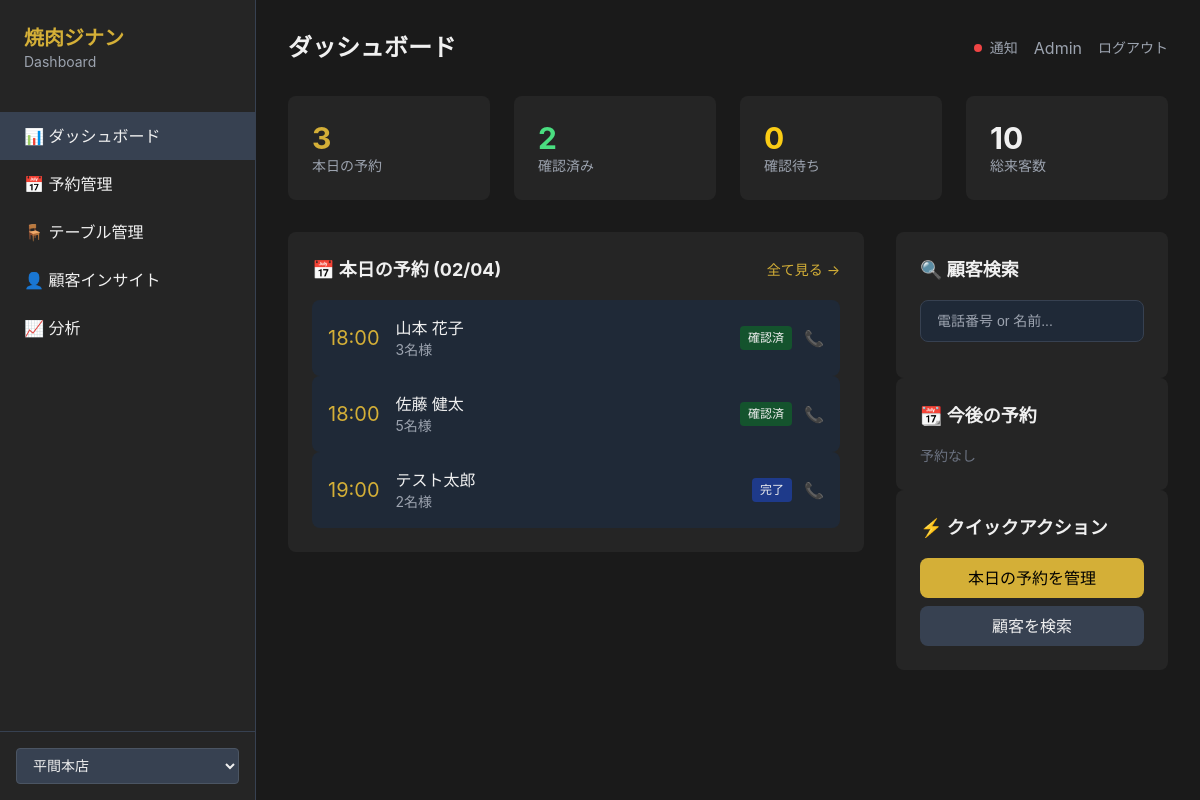
The app's page /admin/ with its own data.
### backend/app/models/booking.py (models this page shows)
class Booking(Base):
    __tablename__ = "bookings"
    id = Column(String(36), primary_key=True, default=lambda: str(uuid.uuid4()))
    branch_code = Column(String(50), nullable=False, index=True)
    branch_customer_id = Column(String(36), ForeignKey("branch_customers.id"))
    date = Column(Date, nullable=False, index=True)
    time = Column(String(5), nullable=False)  # "18:00"
    guests = Column(Integer, nullable=False)
    guest_name = Column(String(255))
    guest_phone = Column(String(20))
    guest_email = Column(String(255))
    status = Column(String(20), default=BookingStatus.PENDING.value)
    note = Column(String(1000))  # Customer request
    staff_note = Column(String(1000))  # Internal note
    source = Column(String(50), default="web")  # 'web', 'chat', 'phone'
    created_at = Column(DateTime(timezone=True), server_default=func.now())
    updated_at = Column(DateTime(timezone=True), onupdate=func.now())
    branch_customer = relationship("BranchCustomer")

### backend/app/routers/dashboard.py (the view)
@router.get("/", response_class=HTMLResponse)
async def dashboard_home(
    request: Request,
    db: AsyncSession = Depends(get_db),
    branch_code: str = Query(default="jinan"),
):
    today = date.today()
    result = await db.execute(
        select(Booking)
        .where(
            Booking.branch_code == branch_code,
            Booking.date == today
        )
        .order_by(Booking.time)
    )
    today_bookings = result.scalars().all()
    result = await db.execute(
        select(Booking)
        .where(
            Booking.branch_code == branch_code,
            Booking.date > today,
            Booking.date <= today + timedelta(days=7)
        )
        .order_by(Booking.date, Booking.time)
    )
    upcoming_bookings = result.scalars().all()
    total_guests_today = sum(b.guests for b in today_bookings)
    confirmed_count = sum(1 for b in today_bookings if b.status == "confirmed")
    pending_count = sum(1 for b in today_bookings if b.status == "pending")
    return templates.TemplateResponse("dashboard/home.html", {
        "request": request,
        "active": "home",
        "today": today,
        "today_bookings": today_bookings,
        "upcoming_bookings": upcoming_bookings,
        "stats": {
            "total_bookings": len(today_bookings),
            "total_guests": total_guests_today,
            "confirmed": confirmed_count,
            "pending": pending_count,
        },
        "branch_code": branch_code,
    })

### backend/app/database.py (called while the page is built)
async def get_db():
    async with AsyncSessionLocal() as session:
        try:
            yield session
        finally:
            await session.close()

### dashboard/templates/dashboard/home.html (shortened to what this page needs)
{% extends "base.html" %}
{% block header %}ダッシュボード{% endblock %}
{% block content %}
<div class="grid grid-cols-1 lg:grid-cols-4 gap-6 mb-8">
    <div class="card p-6">
        <div class="text-3xl font-bold text-primary">{{ stats.total_bookings }}</div>
        <div class="text-gray-400 text-sm">本日の予約</div>
    </div>
    <div class="card p-6">
        <div class="text-3xl font-bold text-green-400">{{ stats.confirmed }}</div>
        <div class="text-gray-400 text-sm">確認済み</div>
    </div>
    <div class="card p-6">
        <div class="text-3xl font-bold text-yellow-400">{{ stats.pending }}</div>
        <div class="text-gray-400 text-sm">確認待ち</div>
    </div>
    <div class="card p-6">
        <div class="text-3xl font-bold">{{ stats.total_guests }}</div>
        <div class="text-gray-400 text-sm">総来客数</div>
    </div>
</div>
<div class="grid grid-cols-1 lg:grid-cols-3 gap-8">
    <div class="lg:col-span-2">
        <div class="card p-6">
            <div class="flex justify-between items-center mb-4">
                <h3 class="text-lg font-bold">📅 本日の予約 ({{ today.strftime('%m/%d') }})</h3>
                <a href="/admin/bookings" class="text-primary text-sm hover:underline">
                    全て見る →
                </a>
            </div>
            {% if today_bookings %}
            <div class="space-y-3">
                {% for booking in today_bookings %}
                <div class="flex items-center justify-between p-4 bg-gray-800 rounded-lg hover:bg-gray-700 transition cursor-pointer"
                     hx-get="/admin/bookings/{{ booking.id }}"
                     hx-target="#modal-content"
                     hx-trigger="click"
                     onclick="document.getElementById('modal').classList.remove('hidden')">
                    <div class="flex items-center gap-4">
                        <div class="text-xl font-mono text-primary">{{ booking.time }}</div>
                        <div>
                            <div class="font-medium">{{ booking.guest_name }}</div>
                            <div class="text-sm text-gray-400">{{ booking.guests }}名様</div>
                        </div>
                    </div>
                    <div class="flex items-center gap-3">
                        {% if booking.status == 'confirmed' %}
                        <span class="px-2 py-1 bg-green-900 text-green-300 text-xs rounded">確認済</span>
                        {% elif booking.status == 'pending' %}
                        <span class="px-2 py-1 bg-yellow-900 text-yellow-300 text-xs rounded">確認待ち</span>
                        {% elif booking.status == 'completed' %}
                        <span class="px-2 py-1 bg-blue-900 text-blue-300 text-xs rounded">完了</span>
                        {% elif booking.status == 'cancelled' %}
                        <span class="px-2 py-1 bg-red-900 text-red-300 text-xs rounded">キャンセル</span>
                        {% endif %}
                        <a href="tel:{{ booking.guest_phone }}"
                           class="text-gray-400 hover:text-primary"
                           onclick="event.stopPropagation()">
                            📞
                        </a>
                    </div>
                </div>
                {% endfor %}
            </div>
            {% else %}
            <div class="text-center py-12 text-gray-500">
                <div class="text-4xl mb-2">📭</div>
                <p>本日の予約はありません</p>
            </div>
            {% endif %}
        </div>
    </div>
    <div class="space-y-6">
        <div class="card p-6">
            <h3 class="text-lg font-bold mb-4">🔍 顧客検索</h3>
            <input type="text"
                   name="q"
                   placeholder="電話番号 or 名前..."
                   class="w-full bg-gray-800 border border-gray-700 rounded-lg px-4 py-3 focus:border-primary focus:outline-none"
                   hx-get="/admin/search"
                   hx-trigger="keyup changed delay:300ms"
                   hx-target="#search-results"
                   hx-include="[name='branch_code']">
        </div>
        <div class="card p-6">
            <h3 class="text-lg font-bold mb-4">📆 今後の予約</h3>
            {% if upcoming_bookings %}
            <div class="space-y-2">
                {% for booking in upcoming_bookings[:5] %}
                <div class="flex justify-between text-sm py-2 border-b border-gray-700 last:border-0">
                    <div>
                        <span class="text-primary">{{ booking.date.strftime('%m/%d') }}</span>
                        <span class="text-gray-400">{{ booking.time }}</span>
                    </div>
                    <div>{{ booking.guest_name }} ({{ booking.guests }}名)</div>
                </div>
                {% endfor %}
            </div>
            {% else %}
            <p class="text-gray-500 text-sm">予約なし</p>
            {% endif %}
        </div>
        <div class="card p-6">
            <h3 class="text-lg font-bold mb-4">⚡ クイックアクション</h3>
            <div class="space-y-2">
                <a href="/admin/bookings?booking_date={{ today }}"
                   class="block w-full bg-primary text-black text-center py-2 rounded-lg font-medium hover:bg-yellow-500 transition">
                    本日の予約を管理
                </a>
                <a href="/admin/customers"
                   class="block w-full bg-gray-700 text-center py-2 rounded-lg hover:bg-gray-600 transition">
                    顧客を検索
                </a>
            </div>
        </div>
    </div>
</div>
{% endblock %}

### dashboard/static/css/dashboard.css (style rules this page uses)
*, *::before, *::after { box-sizing: border-box; }
* { margin: 0; padding: 0; }
html { font-family: -apple-system, BlinkMacSystemFont, 'Segoe UI', Roboto, 'Helvetica Neue', Arial, sans-serif; line-height: 1.5; -webkit-text-size-adjust: 100%; }
a { color: inherit; text-decoration: none; }
:root { --primary: #d4af37; --bg-dark: #1a1a1a; --bg-card: #252525; --gray-100: #f3f4f6; --gray-200: #e5e7eb; --gray-300: #d1d5db; --gray-400: #9ca3af; --gray-500: #6b7280; --gray-600: #4b5563; --gray-700: #374151; --gray-800: #1f2937; --gray-900: #111827; --green-400: #4ade80; --green-500: #22c55e; --green-600: #16a34a; --yellow-400: #facc15; --yellow-500: #eab308; --red-400: #f87171; --red-500: #ef4444; --blue-400: #60a5fa; --blue-500: #3b82f6; --purple-400: #c084fc; --pink-400: #f472b6; }
body { background-color: var(--bg-dark); color: #f0f0f0; }
.block { display: block; }
.flex { display: flex; }
.grid { display: grid; }
.items-center { align-items: center; }
.justify-between { justify-content: space-between; }
.gap-3 { gap: 0.75rem; }
.gap-4 { gap: 1rem; }
.gap-6 { gap: 1.5rem; }
.gap-8 { gap: 2rem; }
.grid-cols-1 { grid-template-columns: repeat(1, minmax(0, 1fr)); }
.p-4 { padding: 1rem; }
.p-6 { padding: 1.5rem; }
.px-2 { padding-left: 0.5rem; padding-right: 0.5rem; }
.px-4 { padding-left: 1rem; padding-right: 1rem; }
.py-1 { padding-top: 0.25rem; padding-bottom: 0.25rem; }
.py-2 { padding-top: 0.5rem; padding-bottom: 0.5rem; }
.py-3 { padding-top: 0.75rem; padding-bottom: 0.75rem; }
.mb-4 { margin-bottom: 1rem; }
.mb-8 { margin-bottom: 2rem; }
.space-y-2 > * + * { margin-top: 0.5rem; }
.w-full { width: 100%; }
.min-h-screen { min-height: 100vh; }
.text-xs { font-size: 0.75rem; line-height: 1rem; }
.text-sm { font-size: 0.875rem; line-height: 1.25rem; }
.text-lg { font-size: 1.125rem; line-height: 1.75rem; }
.text-xl { font-size: 1.25rem; line-height: 1.75rem; }
.text-3xl { font-size: 1.875rem; line-height: 2.25rem; }
.font-medium { font-weight: 500; }
.font-bold { font-weight: 700; }
.text-center { text-align: center; }
.text-black { color: #000000; }
.text-primary { color: var(--primary); }
.text-gray-400 { color: var(--gray-400); }
.text-gray-500 { color: var(--gray-500); }
.text-green-400 { color: var(--green-400); }
.text-yellow-400 { color: var(--yellow-400); }
.bg-primary { background-color: var(--primary); }
.bg-gray-700 { background-color: var(--gray-700); }
.bg-gray-800 { background-color: var(--gray-800); }
.bg-green-900 { background-color: #14532d; }
.bg-blue-900 { background-color: #1e3a8a; }
.border { border-width: 1px; border-style: solid; }
.border-gray-700 { border-color: var(--gray-700); }
.rounded { border-radius: 0.25rem; }
.rounded-lg { border-radius: 0.5rem; }
.transition { transition-property: background-color, border-color, color, fill, stroke, opacity, box-shadow, transform; transition-timing-function: cubic-bezier(0.4, 0, 0.2, 1); transition-duration: 150ms; }
.cursor-pointer { cursor: pointer; }
input, select, textarea { background-color: var(--gray-700); border: 1px solid var(--gray-600); border-radius: 0.375rem; padding: 0.5rem 0.75rem; color: #f0f0f0; font-size: 0.875rem; width: 100%; }
input::placeholder, textarea::placeholder { color: var(--gray-400); }
.card { background-color: var(--bg-card); border-radius: 0.5rem; }
@media (min-width: 1024px) { .lg\:grid-cols-3 { grid-template-columns: repeat(3, minmax(0, 1fr)); } }
@media (min-width: 1024px) { .lg\:grid-cols-4 { grid-template-columns: repeat(4, minmax(0, 1fr)); } }
@media (min-width: 1024px) { .lg\:col-span-2 { grid-column: span 2 / span 2; } }

### records on screen
Booking: time "18:00", guest_name "山本 花子", guests "3", status "確認済"
Booking: time "18:00", guest_name "佐藤 健太", guests "5", status "確認済"
Booking: time "19:00", guest_name "テスト太郎", guests "2", status "完了"

### other values on screen
{{ current_user.email if current_user else 'Admin' }} "Admin"
{{ stats.total_bookings }} "3"
{{ stats.confirmed }} "2"
{{ stats.pending }} "0"
{{ stats.total_guests }} "10"
